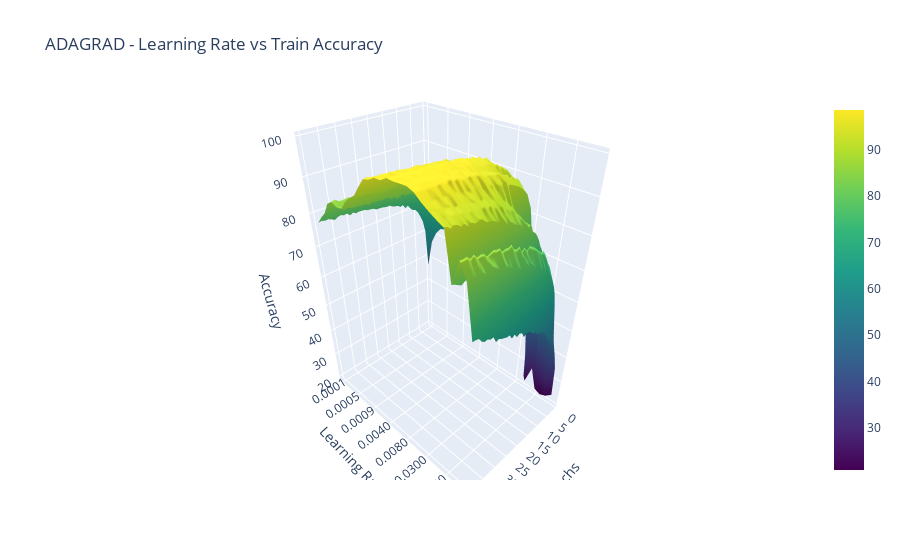
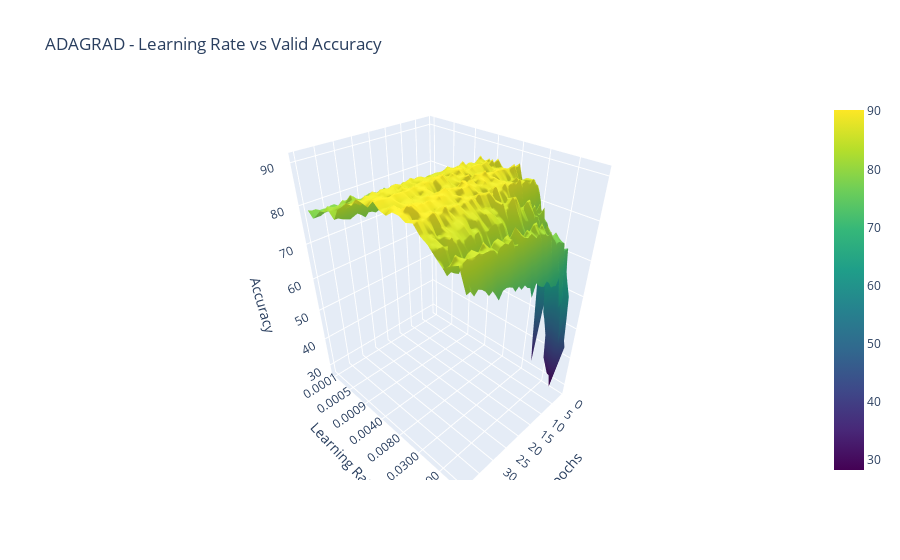
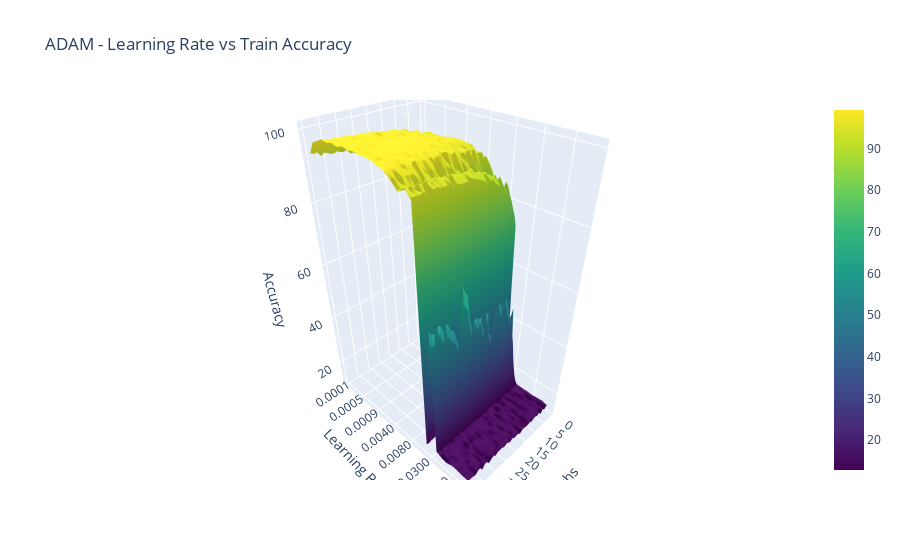
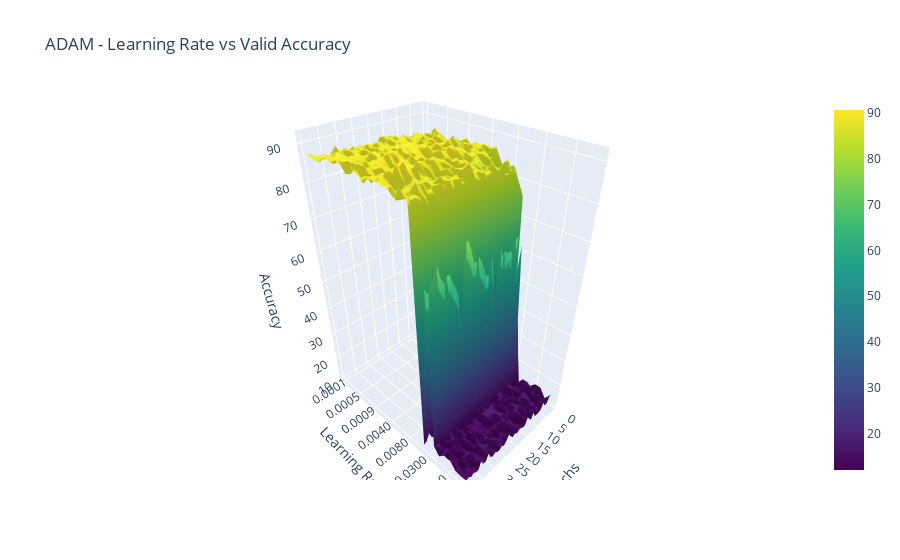

Write notebook code for charts like these, in order.
### Code cell
import json
import numpy as np
import plotly.graph_objs as go

file_names = [
    "adaGrad_learningRate_ablation_train_accuracy.json",
    "adaGrad_learningRate_ablation_valid_accuracy.json",
    "adam_learningRate_ablation_train_accuracy.json",
    "adam_learningRate_ablation_valid_accuracy.json",
    "adamW_learningRate_ablation_train_accuracy.json",
    "adamW_learningRate_ablation_valid_accuracy.json",
    "lion_learningRate_ablation_train_accuracy.json",
    "lion_learningRate_ablation_valid_accuracy.json",
    "lionSmall_learningRate_ablation_train_accuracy.json",
    "lionSmall_learningRate_ablation_valid_accuracy.json",
    "adamSmall_learningRate_ablation_train_accuracy.json",
    "adamSmall_learningRate_ablation_valid_accuracy.json",
    "adamWSmall_learningRate_ablation_train_accuracy.json",
    "adamWSmall_learningRate_ablation_valid_accuracy.json",
    "momentum_learningRate_ablation_train_accuracy.json",
    "momentum_learningRate_ablation_valid_accuracy.json",
    "nag_learningRate_ablation_train_accuracy.json",
    "nag_learningRate_ablation_valid_accuracy.json",
    "rmsprop_learningRate_ablation_train_accuracy.json",
    "rmsprop_learningRate_ablation_valid_accuracy.json",
    "sgd_learningRate_ablation_train_accuracy.json",
    "sgd_learningRate_ablation_valid_accuracy.json",
]

for file_name in file_names:
    with open(file_name, 'r') as file:
        data = json.load(file)

    # For the title, you can split the filename on "_" to get optimizer and metric
    title_info = file_name.split("_")
    optimizer = title_info[0]
    metric = title_info[-2]

    # Convert the accuracy data to a 2D NumPy array
    accuracy_data = np.array([values for lr, values in data.items()])

    # Create a 2D grid for X and Y (epochs and learning rates)
    epochs = np.arange(1, len(accuracy_data[0]) + 1)
    # learning_rates = np.array([float(lr) for lr in data.keys()])
    learning_rates = np.array([f"{float(lr):.4f}" for lr in data.keys()])
    learning_rates = np.array([(str(lr)) for lr in learning_rates])

    # Create a trace for the 3D surface plot
    trace = go.Surface(x=epochs, y=learning_rates, z=accuracy_data, colorscale='Viridis')

    # Create a layout for the plot
    layout = go.Layout(
        scene=dict(
            xaxis=dict(title='Epochs'),
            yaxis=dict(title='Learning Rate'),
            zaxis=dict(title='Accuracy'),
        ),
        title=f'{optimizer.upper()} - Learning Rate vs {metric.capitalize()} Accuracy'
    )

    # Create a figure and add the trace with the layout
    fig = go.Figure(data=[trace], layout=layout)

    # Display the interactive plot
    fig.show()

### Figure 1 — Plotly figure (JSON) as saved in the notebook; plotly's stock layout.template omitted (floating-point values rounded to 4 significant figures; data arrays with more than 128 entries replaced by an {"elided": "..."} marker saying what was removed)
{"data": [{"colorscale": [[0, "#440154"], [0.1111, "#482878"], [0.2222, "#3e4989"], [0.3333, "#31688e"], [0.4444, "#26828e"], [0.5556, "#1f9e89"], [0.6667, "#35b779"], [0.7778, "#6ece58"], [0.8889, "#b5de2b"], [1, "#fde725"]], "type": "surface", "x": [1, 2, 3, 4, 5, 6, 7, 8, 9, 10, 11, 12, 13, 14, 15, 16, 17, 18, 19, 20, 21, 22, 23, 24, 25, 26, 27, 28, 29, 30, 31, 32, 33, 34, 35, 36, 37, 38, 39, 40], "y": ["0.0001", "0.0002", "0.0003", "0.0004", "0.0005", "0.0006", "0.0007", "0.0008", "0.0009", "0.0010", "0.0020", "0.0030", "0.0040", "0.0050", "0.0060", "0.0070", "0.0080", "0.0090", "0.0100", "0.0200", "0.0300", "0.0400", "0.0500", "0.0600", "0.0700", "0.0800", "0.0900", "0.1000"], "z": {"elided": "28x40 float values"}}], "layout": {"scene": {"xaxis": {"title": {"text": "Epochs"}}, "yaxis": {"title": {"text": "Learning Rate"}}, "zaxis": {"title": {"text": "Accuracy"}}}, "title": {"text": "ADAGRAD - Learning Rate vs Train Accuracy"}}}

### Figure 2 — Plotly figure (JSON) as saved in the notebook; plotly's stock layout.template omitted (floating-point values rounded to 4 significant figures; data arrays with more than 128 entries replaced by an {"elided": "..."} marker saying what was removed)
{"data": [{"colorscale": [[0, "#440154"], [0.1111, "#482878"], [0.2222, "#3e4989"], [0.3333, "#31688e"], [0.4444, "#26828e"], [0.5556, "#1f9e89"], [0.6667, "#35b779"], [0.7778, "#6ece58"], [0.8889, "#b5de2b"], [1, "#fde725"]], "type": "surface", "x": [1, 2, 3, 4, 5, 6, 7, 8, 9, 10, 11, 12, 13, 14, 15, 16, 17, 18, 19, 20, 21, 22, 23, 24, 25, 26, 27, 28, 29, 30, 31, 32, 33, 34, 35, 36, 37, 38, 39, 40], "y": ["0.0001", "0.0002", "0.0003", "0.0004", "0.0005", "0.0006", "0.0007", "0.0008", "0.0009", "0.0010", "0.0020", "0.0030", "0.0040", "0.0050", "0.0060", "0.0070", "0.0080", "0.0090", "0.0100", "0.0200", "0.0300", "0.0400", "0.0500", "0.0600", "0.0700", "0.0800", "0.0900", "0.1000"], "z": {"elided": "28x40 float values"}}], "layout": {"scene": {"xaxis": {"title": {"text": "Epochs"}}, "yaxis": {"title": {"text": "Learning Rate"}}, "zaxis": {"title": {"text": "Accuracy"}}}, "title": {"text": "ADAGRAD - Learning Rate vs Valid Accuracy"}}}

### Figure 3 — Plotly figure (JSON) as saved in the notebook; plotly's stock layout.template omitted (floating-point values rounded to 4 significant figures; data arrays with more than 128 entries replaced by an {"elided": "..."} marker saying what was removed)
{"data": [{"colorscale": [[0, "#440154"], [0.1111, "#482878"], [0.2222, "#3e4989"], [0.3333, "#31688e"], [0.4444, "#26828e"], [0.5556, "#1f9e89"], [0.6667, "#35b779"], [0.7778, "#6ece58"], [0.8889, "#b5de2b"], [1, "#fde725"]], "type": "surface", "x": [1, 2, 3, 4, 5, 6, 7, 8, 9, 10, 11, 12, 13, 14, 15, 16, 17, 18, 19, 20, 21, 22, 23, 24, 25, 26, 27, 28, 29, 30, 31, 32, 33, 34, 35, 36, 37, 38, 39, 40], "y": ["0.0001", "0.0002", "0.0003", "0.0004", "0.0005", "0.0006", "0.0007", "0.0008", "0.0009", "0.0010", "0.0020", "0.0030", "0.0040", "0.0050", "0.0060", "0.0070", "0.0080", "0.0090", "0.0100", "0.0200", "0.0300", "0.0400", "0.0500", "0.0600", "0.0700", "0.0800", "0.0900", "0.1000"], "z": {"elided": "28x40 float values"}}], "layout": {"scene": {"xaxis": {"title": {"text": "Epochs"}}, "yaxis": {"title": {"text": "Learning Rate"}}, "zaxis": {"title": {"text": "Accuracy"}}}, "title": {"text": "ADAM - Learning Rate vs Train Accuracy"}}}

### Figure 4 — Plotly figure (JSON) as saved in the notebook; plotly's stock layout.template omitted (floating-point values rounded to 4 significant figures; data arrays with more than 128 entries replaced by an {"elided": "..."} marker saying what was removed)
{"data": [{"colorscale": [[0, "#440154"], [0.1111, "#482878"], [0.2222, "#3e4989"], [0.3333, "#31688e"], [0.4444, "#26828e"], [0.5556, "#1f9e89"], [0.6667, "#35b779"], [0.7778, "#6ece58"], [0.8889, "#b5de2b"], [1, "#fde725"]], "type": "surface", "x": [1, 2, 3, 4, 5, 6, 7, 8, 9, 10, 11, 12, 13, 14, 15, 16, 17, 18, 19, 20, 21, 22, 23, 24, 25, 26, 27, 28, 29, 30, 31, 32, 33, 34, 35, 36, 37, 38, 39, 40], "y": ["0.0001", "0.0002", "0.0003", "0.0004", "0.0005", "0.0006", "0.0007", "0.0008", "0.0009", "0.0010", "0.0020", "0.0030", "0.0040", "0.0050", "0.0060", "0.0070", "0.0080", "0.0090", "0.0100", "0.0200", "0.0300", "0.0400", "0.0500", "0.0600", "0.0700", "0.0800", "0.0900", "0.1000"], "z": {"elided": "28x40 float values"}}], "layout": {"scene": {"xaxis": {"title": {"text": "Epochs"}}, "yaxis": {"title": {"text": "Learning Rate"}}, "zaxis": {"title": {"text": "Accuracy"}}}, "title": {"text": "ADAM - Learning Rate vs Valid Accuracy"}}}
